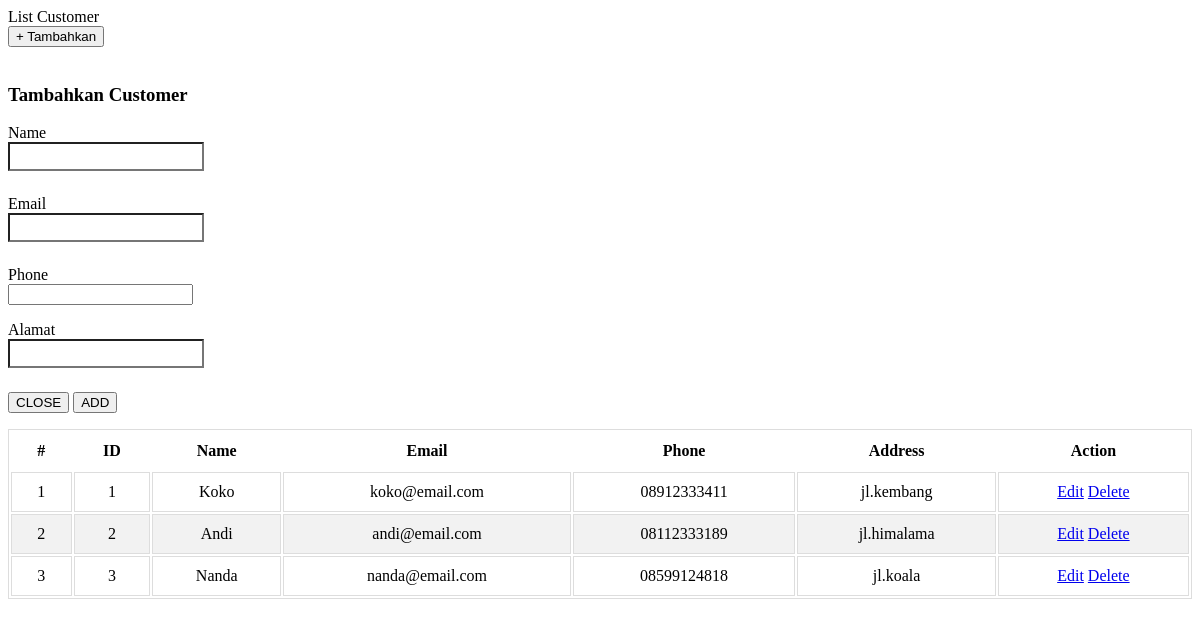
The app's page /page/master/customer/list-customers.php with its own data.
### tables this page shows
CREATE TABLE `customer` (
  `id_customer` int(11) NOT NULL,
  `name_customer` varchar(100) DEFAULT NULL,
  `email` varchar(100) DEFAULT NULL,
  `phone` varchar(13) DEFAULT NULL,
  `address` varchar(255) DEFAULT NULL
);

### page/master/customer/list-customers.php (the view, shortened to what this page needs)
<?php
    include('koneksi.php');
    $select_customer	= mysqli_query($koneksi, "SELECT * FROM customer");
?>
<div class="list-jenis">
    <div class="row">
        <section class="panel panel-default">
            <div class="col-sm-12">
                <section class="panel panel-default">
                    <div class="panel panel-heading">List Customer</div>
                    <div class="panel panel-body">
                        <button type="button" class="btn btn-primary" data-toggle="modal" data-target="#regis-c"> + Tambahkan </button>
                        <br /> <br />
                        <div class="modal fade" id="regis-c" data-bs-backdrop="static" data-bs-keyboard="false" tabindex="-1" aria-labelledby="staticBackdropLabel" aria-hidden="true">
                            <div class="modal-dialog modal-dialog-centered" role="document">
                                <div class="modal-content">
                                    <div class="modal-header">
                                        <h3 class="modal-title" id="modal-title">Tambahkan Customer</h3>
                                    </div>
                                    <form action="" method="POST" autocomplete="off">
                                        <div class="modal-body">
                                            <p>
                                                <label for="name_customer">Name</label><br />
                                                <input class="form-control" name="name_customer" id="name_customer" type="text" required />
                                            </p>
                                            <p>
                                                <label for="email">Email</label><br />
                                                <input class="form-control" name="email" id="email" type="text" required />
                                            </p>
                                            <p>
                                                <label for="phone">Phone</label><br />
                                                <input class="form-control" name="phone" id="phone" type="number" required />
                                            </p>
                                            <p>
                                                <label for="address">Alamat</label><br />
                                                <input class="form-control" name="address" id="address" type="text" required />
                                            </p>
                                        </div>
                                        <div class="modal-footer">
                                            <button type="close" class="btn btn-secondary" data-dismiss="modal">CLOSE</button>
                                            <button type="submit" class="btn btn-primary" name="regis-customer">ADD</button>
                                        </div>
                                    </form>
                                </div>
                            </div>
                        </div>
                        <table id="list-user" class="table table-hover">
                            <thead>
                                <tr>
                                    <th>#</th>
                                    <th>ID</th>
                                    <th>Name</th>
                                    <th>Email</th>
                                    <th>Phone</th>
                                    <th>Address</th>
                                    <th>Action</th>
                                </tr>
                            </thead>
                            <tbody>
                                <?php
                                    $no = 1;
                                    while($row = mysqli_fetch_array($select_customer)){
                                ?>
                                <tr>
                                    <td><?=$no++; ?></td>
                                    <td><?=$row['id_customer']; ?></td>
                                    <td><?=$row['name_customer']; ?></td>
                                    <td><?=$row['email']; ?></td>
                                    <td><?=$row['phone']; ?></td>
                                    <td><?=$row['address']; ?></td>
                                    <td>
                                        <a href="index.php?page=master/customer/update-customer&id=<?=$row['id_customer']; ?>" class="btn btn-sm btn-warning">Edit</a>
                                        <a href="index.php?page=master/customer/delete-customer&id=<?=$row['id_customer']; ?>" class="btn btn-sm btn-danger">Delete</a>
                                    </td>
                                </tr>
                                <?php } ?>
                            </tbody>
                        </table>
                    </div>
                </section>
            </div>
        </section>
    </div>
</div>

### page/master/customer/list-customers.php (style rules this page uses)
input[type=text] { background-color: white; padding: 5px 5px 5px 10px; margin-bottom: 8px; }
table, th, td { border: 1px solid #ddd; }
table { width: 100%; }
th { font-weight: bold; border: none; }
tr:nth-child(even) { background-color: #f2f2f2; }
th, td { padding: 10px; text-align: center; }

### records on screen
customer: id_customer "1", name_customer "Koko", email "koko@email.com", phone "08912333411", address "jl.kembang"
customer: id_customer "2", name_customer "Andi", email "andi@email.com", phone "08112333189", address "jl.himalama"
customer: id_customer "3", name_customer "Nanda", email "nanda@email.com", phone "08599124818", address "jl.koala"
